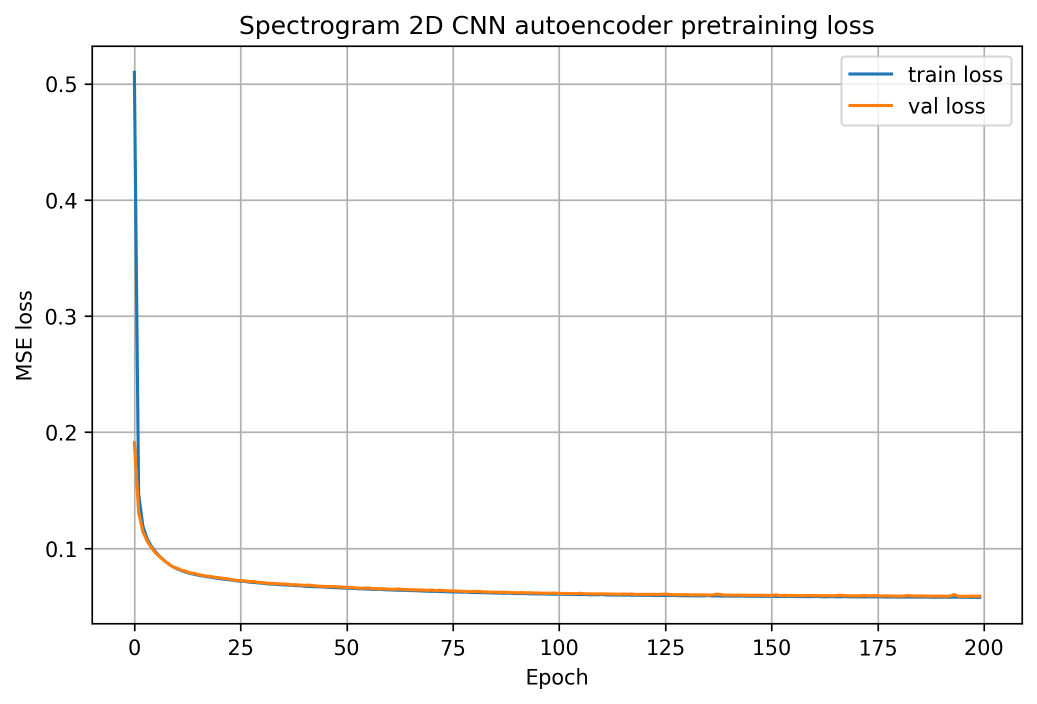
#> input picture results/spectrogram_dec/06_ae_pretraining_loss_spectrogram_k_auto_without_pz.png, 2074 x 1407 px (shown at 1/2 size)
$ python preview_ae_log_scale.py
#> lines starting #> are read from the running program, lines starting #| are printed output that depends on the picture; after the words box and inside, x2 and y2 are one past the last pixel; in counts of white or black regions, pixels touching at a corner belong together
"""Approximate chart digitization for a scale preview, NOT original training data."""
from pathlib import Path
import numpy as np
from PIL import Image
import matplotlib
matplotlib.use('Agg')
import matplotlib.pyplot as plt
from matplotlib.ticker import FixedLocator, FuncFormatter, NullFormatter

folder = Path(__file__).resolve().parent
source = folder / '06_ae_pretraining_loss_spectrogram_k_auto_without_pz.png'
pixels = np.asarray(Image.open(source).convert('RGB')).astype(float)
scale = pixels.shape[1] / 1920
#> scale = 1.08
# Calibration from visible tick locations in the source chart.
xzero, xperepoch = 249.5 * scale, (1822 - 249.5) * scale / 200
#> xzero = 269.5; xperepoch = 8.49
yhalf, ytenth = 155.5 * scale, 1015.5 * scale
#> yhalf = 168; ytenth = 1097
yslope = (ytenth - yhalf) / 0.4
#> yslope = 2322.4
curves = []
for label, color in [('train loss', (31, 119, 180)), ('val loss', (255, 127, 14))]:
    mask = np.linalg.norm(pixels - np.array(color), axis=2) < 35
    mask[:int(120 * scale)] = False
    mask[int(1140 * scale):] = False
    xs, losses = [], []
    for epoch in range(200):
        column = round(xzero + epoch * xperepoch)
        rows = np.flatnonzero(mask[:, column])
        # Exclude legend in the upper right.
        if epoch > 150:
            rows = rows[rows > int(250 * scale)]
        if not len(rows):
            continue
        row = rows.min() if epoch == 0 else np.median(rows)
        loss = 0.5 - (row - yhalf) / yslope
        if loss > 0:
            xs.append(epoch)
            losses.append(loss)
    curves.append((label, color, xs, losses))
#> this loop made 2 passes
#> pass 1, `mask = np.linalg.norm(pixels - np.array(color), axis=2) < 35`:
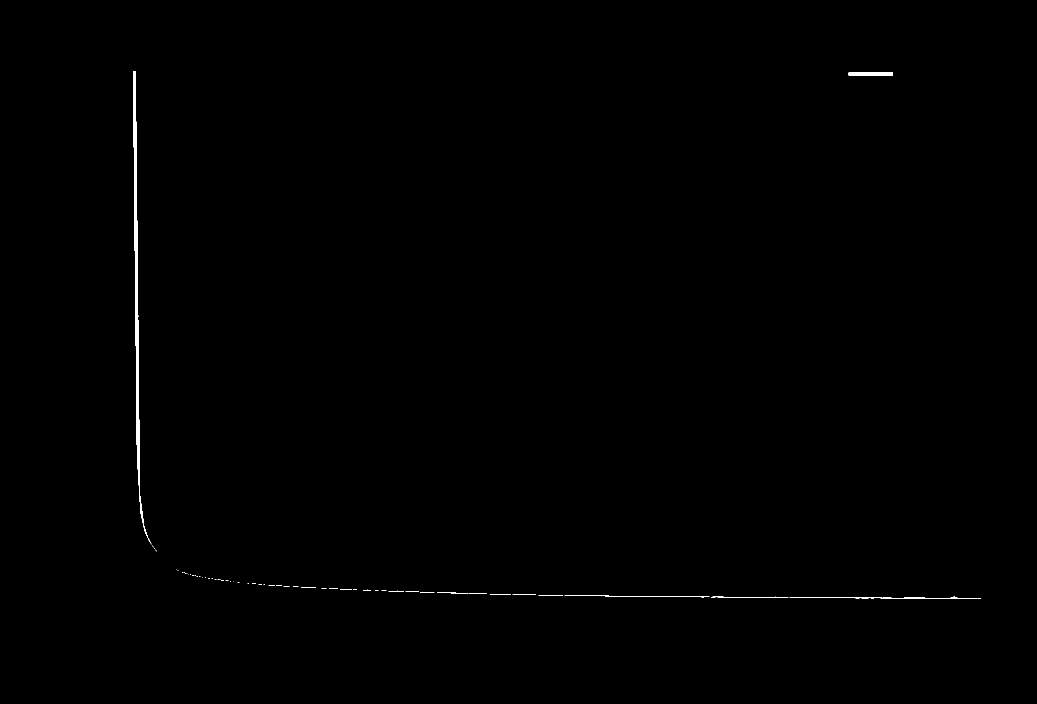
#> mask: shape (1407, 2074) bool (shown at 1/2 size); 0.24% white; 56 white regions (41 under 20 px), largest, box (x1, y1, x2, y2) and area: (266, 142, 303, 1088) 4805, (1697, 145, 1786, 151) 534, (1579, 1193, 1962, 1197) 515
#> pass 2, `mask = np.linalg.norm(pixels - np.array(color), axis=2) < 35`:
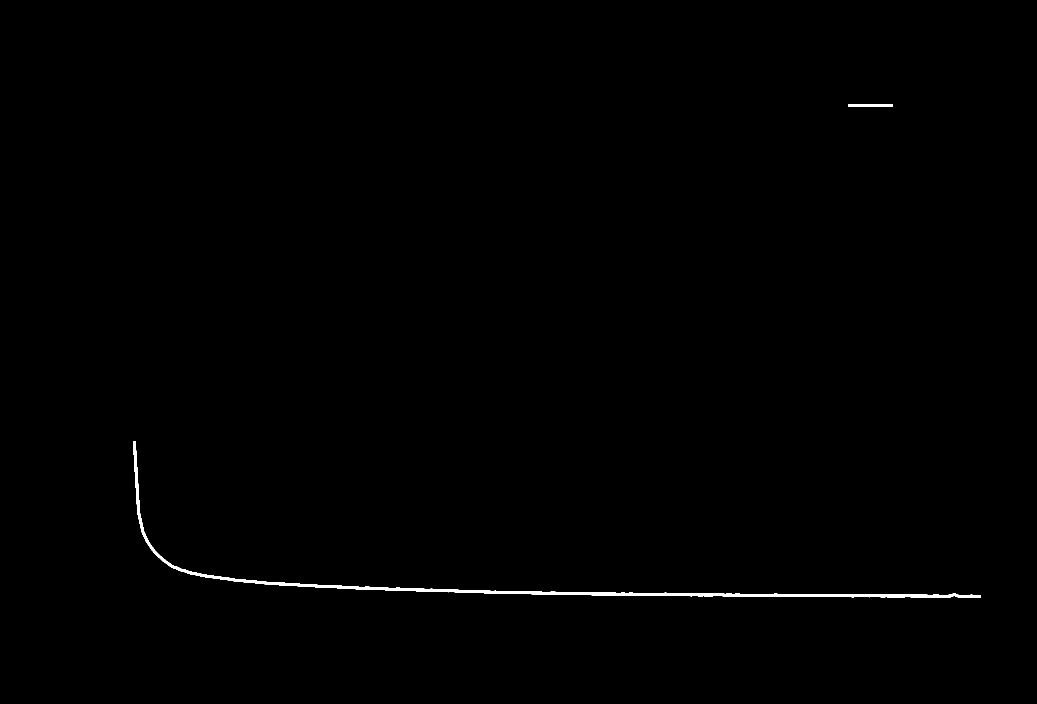
#> mask: shape (1407, 2074) bool (shown at 1/2 size); 0.38% white; 2 white regions, box (x1, y1, x2, y2) and area: (266, 882, 1962, 1195) 10487, (1697, 208, 1786, 214) 534
#> after the loop, curves = 2 items

plt.rcParams.update({'font.size': 12})
fig, axes = plt.subplots(1, 2, figsize=(12, 4.8), layout='constrained')
for ax in axes:
    for label, color, epochs, losses in curves:
        ax.plot(epochs, losses, color=np.array(color)/255, label=label, linewidth=1.7)
    ax.set_xlabel('Epoch')
    ax.set_xlim(0, 200)
    ax.grid(True, which='major', alpha=0.25)
    ax.legend()
axes[0].set(title='Linear y-axis', ylabel='MSE loss', ylim=(0.04, 0.54))
axes[1].set_yscale('log')
axes[1].set(title='Logarithmic y-axis', ylabel='MSE loss (log scale)', ylim=(0.05, 0.55))
axes[1].yaxis.set_major_locator(FixedLocator([0.05, 0.06, 0.08, 0.1, 0.2, 0.3, 0.5]))
axes[1].yaxis.set_major_formatter(FuncFormatter(lambda value, _: f'{value:g}'))
axes[1].yaxis.set_minor_formatter(NullFormatter())
fig.suptitle('AE pretraining loss — approximate preview digitized from the existing PNG', fontsize=13)
path = folder / '06_ae_pretraining_loss_log_scale_PREVIEW.png'
fig.savefig(path, dpi=200)
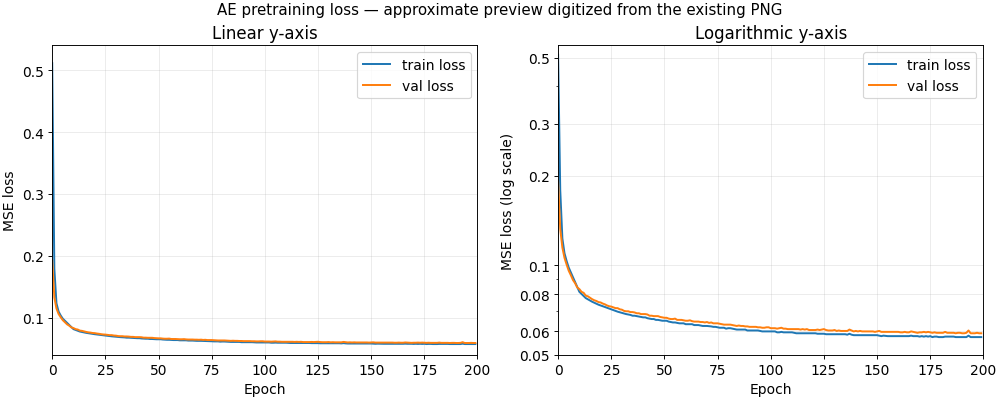
#> figure drawn by matplotlib, 2 panels; panel 1: curve peaks at x = 0, y = 0.511; panel 1: curve peaks at x = 0, y = 0.193; panel 2: curve peaks at x = 0, y = 0.511; panel 2: curve peaks at x = 0, y = 0.193
plt.close(fig)
#> figure, not shown here; panel 1: curve peaks at x = 0, y = 0.511; panel 1: curve peaks at x = 0, y = 0.193; panel 2: curve peaks at x = 0, y = 0.511; panel 2: curve peaks at x = 0, y = 0.193
print(path)
print('Digitized visible samples:', [(label, len(xs)) for label, _, xs, _ in curves])
#| Digitized visible samples: [('train loss', 168), ('val loss', 200)]

$ run again, with results/spectrogram_dec/01_h5_x_timeseries_first5_spectrogram_k_auto_without_pz.png copied over results/spectrogram_dec/06_ae_pretraining_loss_spectrogram_k_auto_without_pz.png
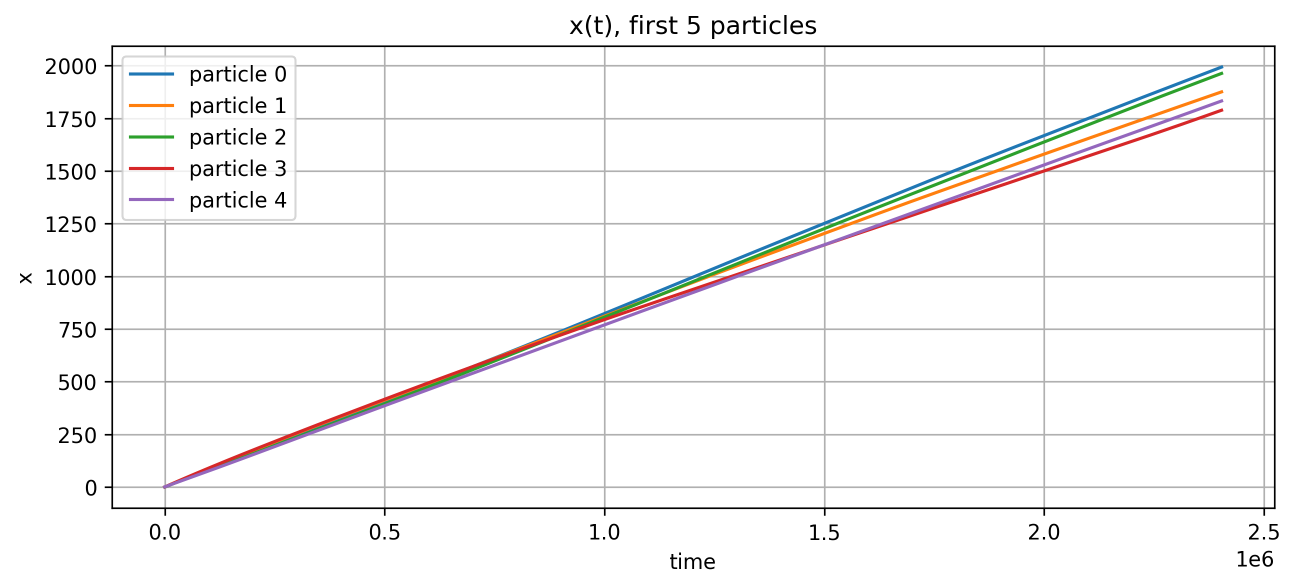
#> input picture results/spectrogram_dec/01_h5_x_timeseries_first5_spectrogram_k_auto_without_pz.png, 2590 x 1176 px (shown at 1/2 size)
#> the loop `for label, color in [('train loss', (31, 119, 180)), ('val loss', (255..` made 2 passes
#> pass 1, `mask = np.linalg.norm(pixels - np.array(color), axis=2) < 35`:
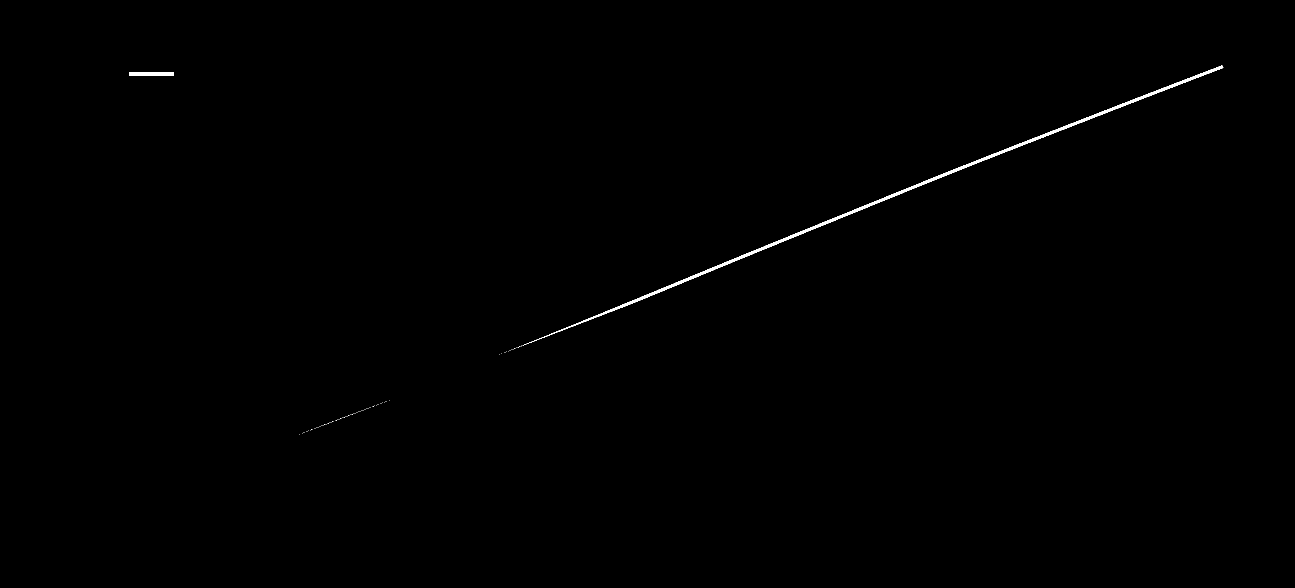
#> mask: shape (1176, 2590) bool (shown at 1/2 size); 0.28% white; 84 white regions (82 under 20 px), largest, box (x1, y1, x2, y2) and area: (1046, 131, 2447, 691) 7787, (258, 145, 348, 151) 540
#> after the loop `for label, color in [('train loss', (31, 119, 180)), ('val loss', (255..`: curves = 2 items
#> `fig.savefig(path, dpi=200)`:
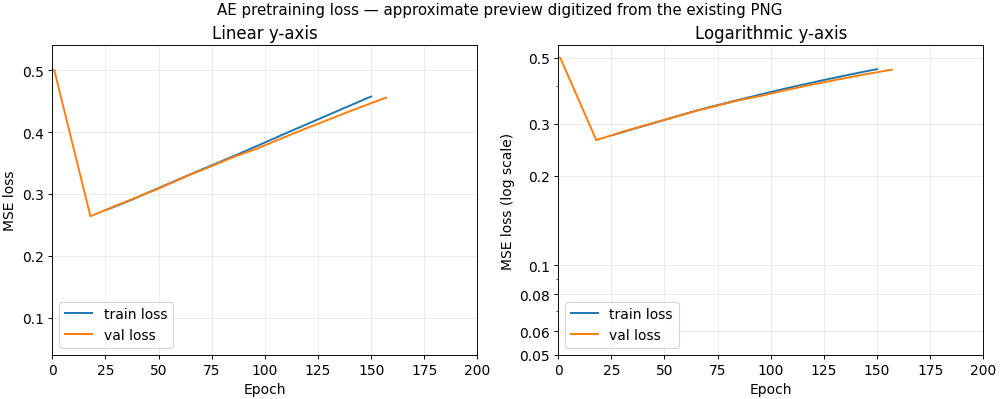
#> figure drawn by matplotlib, 2 panels; panel 1: curve peaks at x = 150, y = 0.457; panel 1: curve peaks at x = 0, y = 0.501; panel 2: curve peaks at x = 150, y = 0.457; panel 2: curve peaks at x = 0, y = 0.501
#| Digitized visible samples: [('train loss', 92), ('val loss', 111)]

$ run again, with results/spectrogram_dec/02_input_log_spectrogram_example_particle_without_pz.png copied over results/spectrogram_dec/06_ae_pretraining_loss_spectrogram_k_auto_without_pz.png
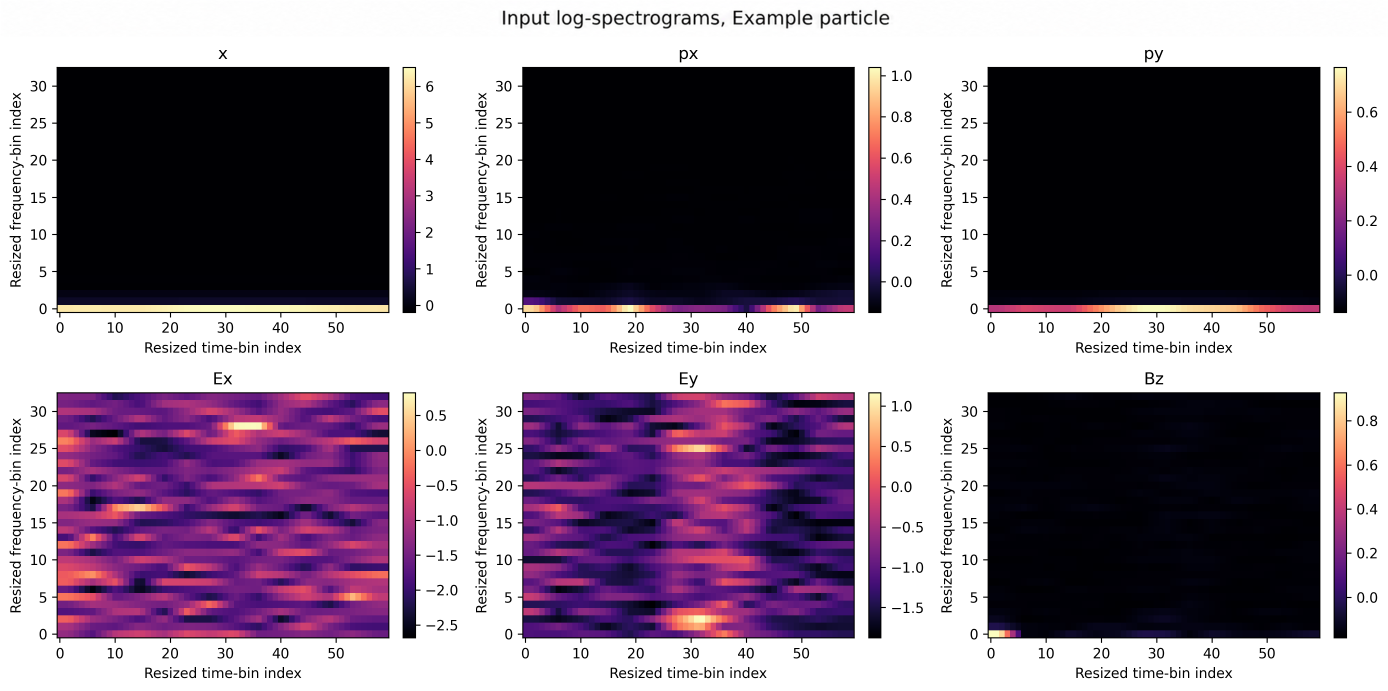
#> input picture results/spectrogram_dec/02_input_log_spectrogram_example_particle_without_pz.png, 4164 x 2073 px (shown at 1/3 size)
#> after the loop `for label, color in [('train loss', (31, 119, 180)), ('val loss', (255..`: curves = [('train loss', (31, 119, 180), [], []), ('val loss', (255, 127, 14), [], [])]
#> `fig.savefig(path, dpi=200)`:
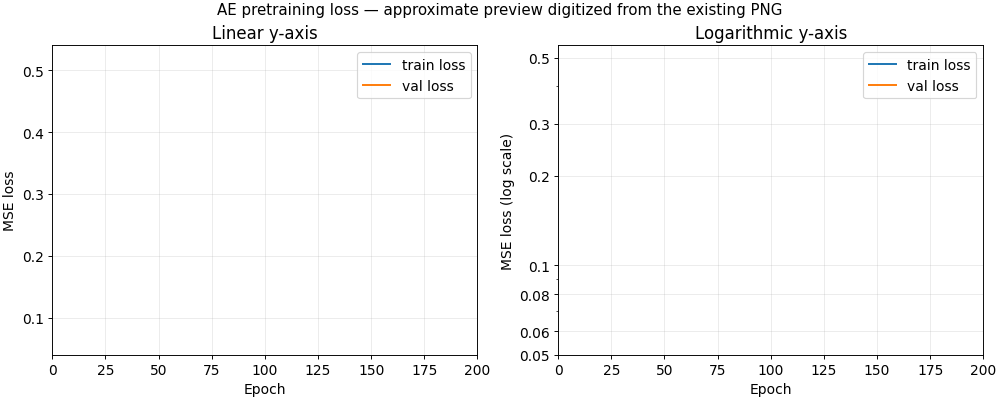
#> figure drawn by matplotlib, 2 panels
#| Digitized visible samples: [('train loss', 0), ('val loss', 0)]
